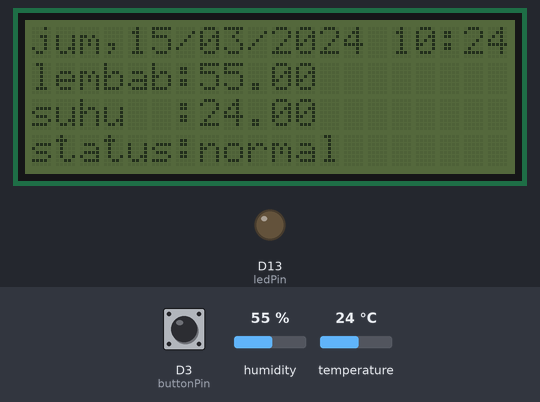
Recording of a sketch running on a simulated Arduino Zero (SAMD21). Parts: 20×4 character LCD, output pins drawn as LEDs (lit = HIGH). The test bench sets the inputs (shaded band); at power-on: D3 (buttonPin) LOW, humidity 55 %, temperature 24 °C. The local clock reads 2024-03-15 10:24:30 at power-on unless the sketch sets it.

Above: at 1.2 s.
1.3 s: D3 (buttonPin) pulled HIGH for 0.15 s
At 2.3 s:
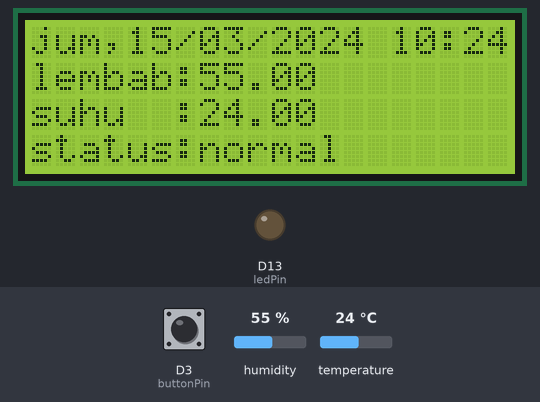
7.4 s: humidity set to 22 %
At 9.3 s:
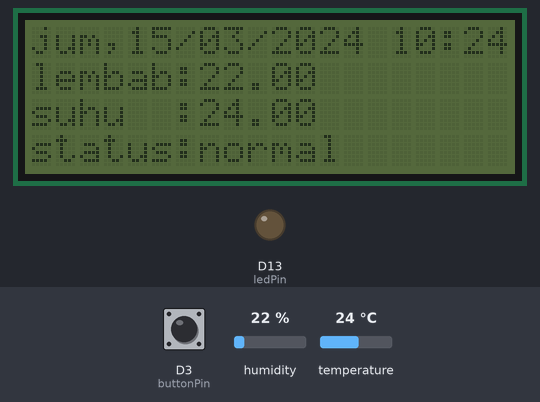
9.7 s: temperature set to 12 °C
At 11.4 s:
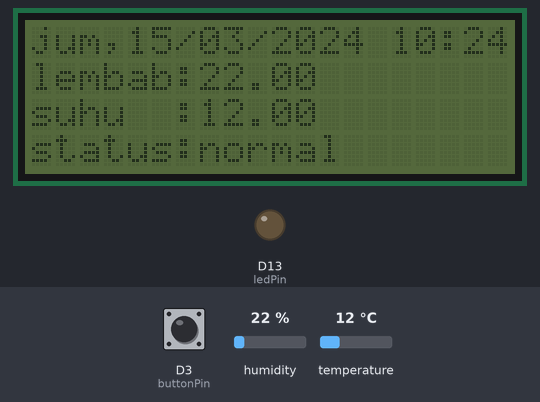
11.7 s: D3 (buttonPin) pulled HIGH for 1 s
At 12.7 s:
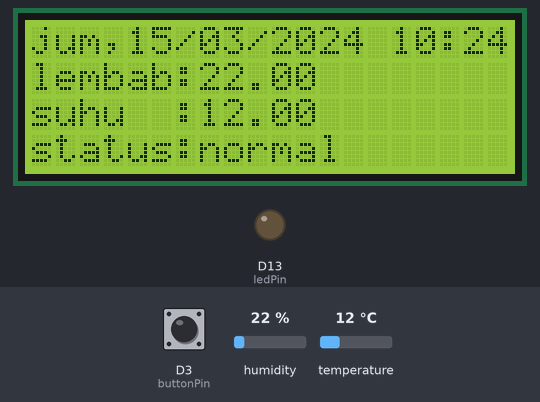
18.7 s: humidity set to 40 %
At 21.5 s:
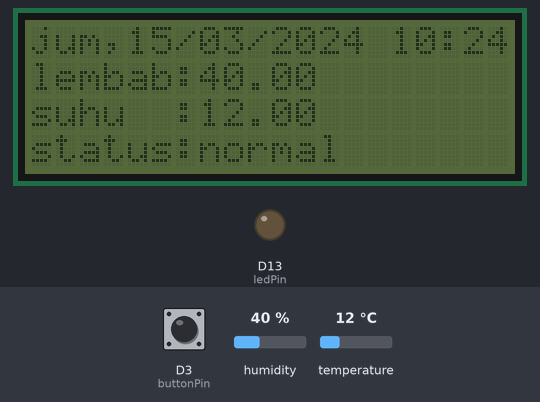
21.8 s: temperature set to 19 °C
At 31.2 s:
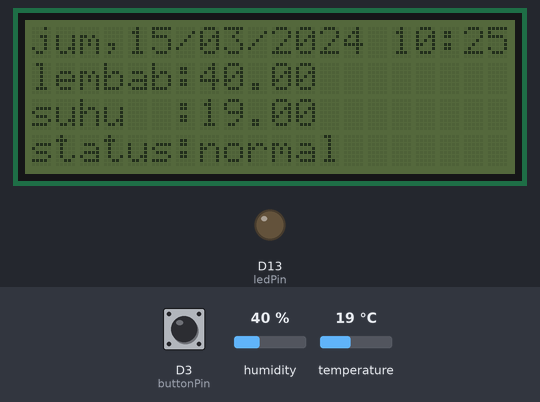
Timing chart, 0 to 31.5 s (numbered marks = the images above; inputs shaded):
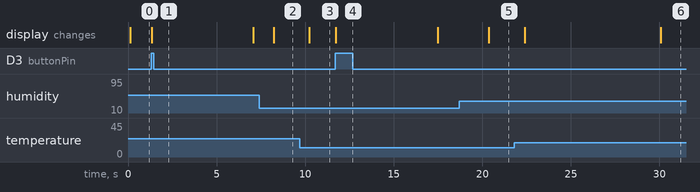

The sketch:

main.ino
```cpp
//YWROBOT
//Compatible with the Arduino IDE 1.0
//Library version:1.1
#include <Wire.h>
#include <LiquidCrystal_I2C.h>
#include "RTClib.h"
#if defined(ARDUINO_ARCH_SAMD)
// for Zero, output on USB Serial console, remove line below if using programming port to program the Zero!
#define Serial SerialUSB
#endif

#include "DHT.h"
#define DHTPIN 2     // what digital pin we're connected to
#define DHTTYPE DHT22   // DHT 22  (AM2302), AM2321
DHT dht(DHTPIN, DHTTYPE);

LiquidCrystal_I2C lcd(0x3F, 20, 4); // set the LCD address to 0x27 for a 16 chars and 2 line display
RTC_DS1307 rtc;

char daysOfTheWeek[7][12] = {"mgu", "sen", "sel", "rab", "kam", "jum", "sab"};

//define button
const int buttonPin = 3;
const int ledPin =  13;
int buttonState = 0;
int backlightDelayed = 100;
bool backlightButton = false;
void setup()
{

  // initialize the LED pin as an output:
  pinMode(ledPin, OUTPUT);
  // initialize the pushbutton pin as an input:
  pinMode(buttonPin, INPUT);

#ifndef ESP8266
  while (!Serial); // for Leonardo/Micro/Zero
#endif

  Serial.begin(57600);
  dht.begin();

  if (! rtc.begin()) {
    Serial.println("Couldn't find RTC");
    while (1);
  }

  if (! rtc.isrunning()) {
    Serial.println("RTC is NOT running!");
    // following line sets the RTC to the date & time this sketch was compiled
    rtc.adjust(DateTime(F(__DATE__), F(__TIME__)));
    // This line sets the RTC with an explicit date & time, for example to set
    // January 21, 2014 at 3am you would call:
    // rtc.adjust(DateTime(2014, 1, 21, 3, 0, 0));
  }

  lcd.init();                      // initialize the lcd
  //  lcd.backlight();
}


void loop()
{
  buttonState = digitalRead(buttonPin);
  // check if the pushbutton is pressed. If it is, the buttonState is HIGH:
  if (buttonState == HIGH) {
    backlightButton = true;
    lcd.backlight();
  }

  if (backlightButton == true) {
    backlightDelayed--;
    if (backlightDelayed == 0) {
      lcd.noBacklight();
      backlightButton = false;
      backlightDelayed = 100;
    }
  }
  float h = dht.readHumidity();
  // Read temperature as Celsius (the default)
  float t = dht.readTemperature();
  // Check if any reads failed and exit early (to try again).
  // Read temperature as Fahrenheit (isFahrenheit = true)
  float f = dht.readTemperature(true);
  if (isnan(h) || isnan(t) || isnan(f)) {
    Serial.println("Failed to read from DHT sensor!");
    lcd.print("Failed to read from DHT sensor!");
    return;
  }
  // Compute heat index in Celsius (isFahreheit = false)
  float hic = dht.computeHeatIndex(t, h, false);


  DateTime now = rtc.now();

  char buffer[20] = "";

  //  sprintf(buffer, "%s,%s/%s/%s %02d:%02d:%02d", daysOfTheWeek[now.dayOfTheWeek()], now.day(),now.month(),now.year(), now.hour(), now.minute(), now.second());
  sprintf(buffer, "%s,%02d/%02d/%02d %02d:%02d", daysOfTheWeek[now.dayOfTheWeek()], now.day(), now.month(), now.year(), now.hour(), now.minute());
  //  lcd.clear();
  lcd.setCursor(0, 0);
  lcd.print(buffer);

  lcd.setCursor(0, 1);
  lcd.print("lembab:");
  lcd.setCursor(7, 1);
  lcd.print(h);
  lcd.setCursor(0, 2);
  lcd.print("suhu  :");
  lcd.setCursor(7, 2);
  lcd.print(t);

  lcd.setCursor(0, 3);
  lcd.print("status:normal");
  //  delay(1000);
}
```

Measured:
- after the input at 1.3 s, the display: changes at once (image 1)
- after the input at 7.4 s, the display: changes after 0.82 s (image 2)
- after the input at 9.7 s, the display: changes after 0.54 s (image 3)
- after the input at 11.7 s, the display: changes at once (image 4)
- after the input at 18.7 s, the display: changes after 1.7 s (image 5)
- after the input at 21.8 s, the display: first changes after 0.59 s (image 6 shows a later state)
